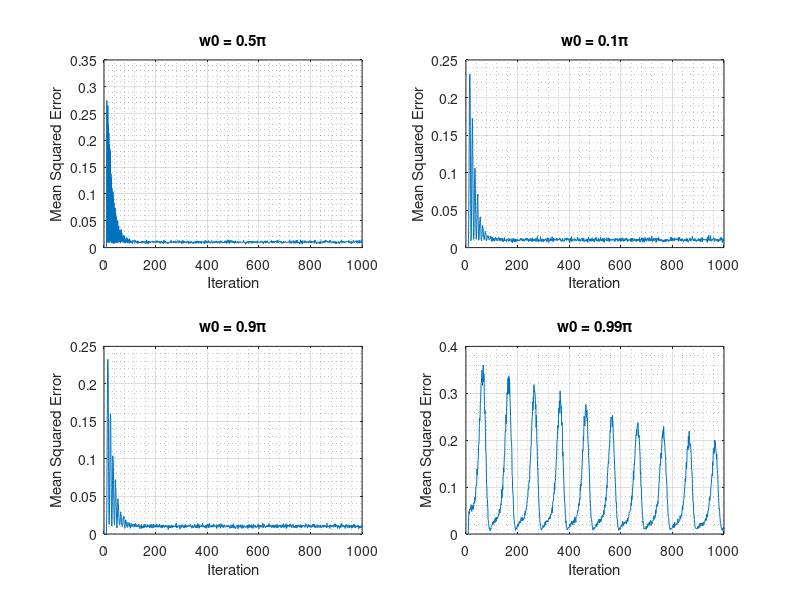

The MATLAB script that drew this image: (Note: this script raises an error after producing the figure.)
function function_Problem1
% 6880 
% Zeyu Liu
% 2/18/2020
% Adaptive filter theory 5 edition 

% Problem 1
% 1. mu = 0.01
N = 1000;
M = 10;
nums = 100;
sigma = 1;
SDV = sqrt(sigma);
mu = 0.01;
u = zeros(N,1);
e = zeros(N,1);
d = zeros(N,1);
J = zeros(N,1);
for m = 1:4
    w0 = [0.5*pi, 0.1*pi, 0.9*pi, 0.99*pi];
    for k = 1:nums %  100 independent trials of the experiment
        w = zeros(M,1);
        v = randn(N,1)*SDV;
    for n = M:N
        d(n) = 0.5*cos(w0(m)*n + pi/2) + 0.1*v(n);
        u(n) = cos(w0(m)*n);
        e(n) = d(n) - w'*u(n:-1:n-M+1);
        w = w + mu*u(n:-1:n-M+1)*e(n);
    end
    J = J + e.^2;    
    end 
    J = J/nums;

    subplot(2,2,m)
    plot(J);
    l = [0.5, 0.1, 0.9, 0.99];
    title(['w0 = ',num2str(l(m)),'\pi']);
    xlabel('Iteration');
    ylabel('Mean Squared Error');
    grid on
    grid minor
end
suptitle('Learning curve, mu = 0.01')
pause;

% 2. mu = 0.001
N = 1000;
M = 10;
nums = 100;
sigma = 1;
SDV = sqrt(sigma);
mu = 0.001;
u = zeros(N,1);
e = zeros(N,1);
d = zeros(N,1);
J = zeros(N,1);

for m = 1:4
    w0 = [0.5*pi, 0.1*pi, 0.9*pi, 0.99*pi]
    for k = 1:nums %  100 independent trials of the experiment
        w = zeros(M,1);
        v = randn(N,1)*SDV;
    for n = M:N
        d(n) = 0.5*cos(w0(m)*n + pi/2) + 0.1*v(n);
        u(n) = cos(w0(m)*n);
        e(n) = d(n) - w'*u(n:-1:n-M+1);
        w = w + mu*u(n:-1:n-M+1)*e(n);
    end
    J = J + e.^2;    
    end
    J = J/nums;
    subplot(2,2,m)
    plot(J);
    l = [0.5, 0.1, 0.9, 0.99];
    title(['w0 = ',num2str(l(m)),'\pi']);
    xlabel('Iteration');
    ylabel('Mean Squared Error');
    grid on
    grid minor
end
suptitle('Learning curve, mu = 0.001')
